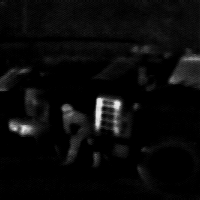
%> input picture dsp mp3/ir_cam_im.bmp, 200 x 200 px
$ octave histogramequalization.m   (GNU Octave 9; MATLAB toolbox functions it lacks are replaced by stand-ins)
%> lines starting %> are read from the running program, lines starting %| are printed output that depends on the picture
% read and display image
img = imread('ir_cam_im.bmp');
%> img is the input picture: size 200x200 uint8; min 0, max 233, mean 10.1
% imshow(img);

% PARAMETER: number of gray levels (typically 256), intensity range, scaling
L = 256;

% count the intensities
[row, col] = size(img);
%> row = 200; col = 200
count = zeros(256,1);
% the 1 represents intensity 0 [0~255]
for i=1:256
    for r=1:row
        for c=1:col
            if i-1 == img(r,c)
                count(i) = count(i) + 1;
            end
        end
    end
end
%> after the loop, count = 256 values, max 17681 at index 1, min 0 at index 3, mean 156.2

% compute probabilities
totalelem = numel(img);
%> totalelem = 40000
countprobs = zeros(size(count));
for i=1:length(count)
    countprobs(i) = count(i)/totalelem;
end
%> after the loop, countprobs = 256 values, max 0.442 at index 1, min 0 at index 3, mean 0.00391

% compute cumulative probabilities
cumprobs = zeros(size(count));
cumprobs(1) = countprobs(1);
for i=2:length(count)
    cumprobs(i) = cumprobs(i-1)+countprobs(i);
end
%> after the loop, cumprobs = 256 values from 0.442 to 1

% pixel scaling
l = L-1;
hepixels = zeros(size(count));
for i=1:length(count)
    hepixels(i) = cumprobs(i)*l;
end
%> after the loop, hepixels = 256 values from 112.7 to 255

% rounding down / floor
for i=1:length(hepixels)
    hepixels(i) = floor(hepixels(i));
end
%> after the loop, hepixels = 256 values from 112 to 255

% pixel mapping
histedimg = img;
for r=1:row
    for c=1:col
        pixelval = histedimg(r,c);
        histedimg(r,c) = hepixels(pixelval+1);
    end
end
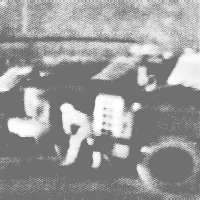
%> histedimg: size 200x200 uint8; min 112, max 255, mean 154.2

% [30 lines of commented-out code are left out]

figure
imhist(img);
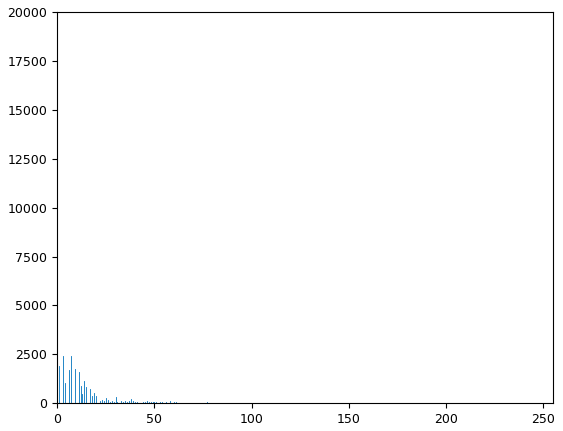
%> figure redrawn from the program's plot data; highest point at x = 0, y = 17681
figure
himg = histeq(img);
imhist(himg);
%> figure, not shown here; highest point at x = 109, y = 17681
figure
imhist(histedimg);
%> figure, not shown here; highest point at x = 112, y = 17681
